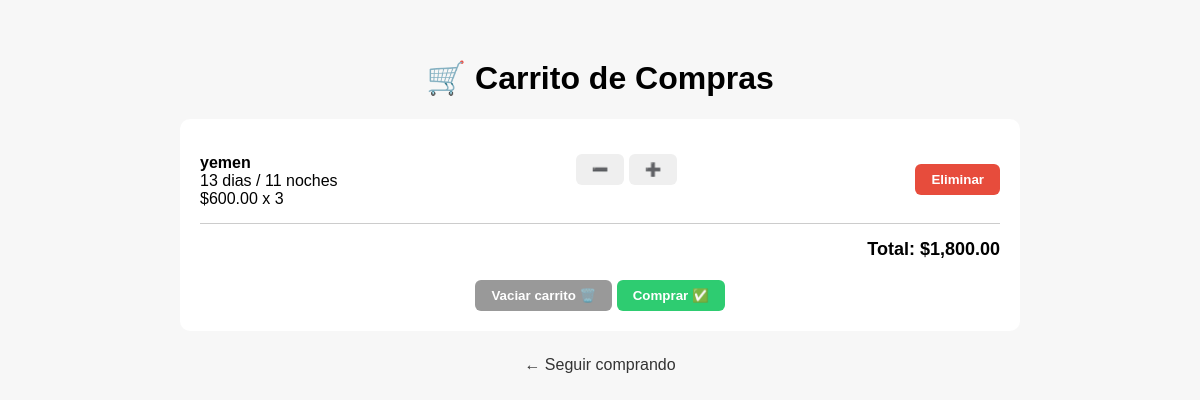
The app's page /carrito.php (signed in) with its own data.
### tables this page shows
CREATE TABLE `detalle_carrito` (
  `id` int(11) NOT NULL,
  `id_carrito` int(11) NOT NULL,
  `id_producto` int(11) NOT NULL,
  `tipo_producto` enum('vuelo','alojamiento','paquete','auto') NOT NULL,
  `cantidad` int(11) NOT NULL DEFAULT 1,
  `precio_unitario` decimal(10,2) NOT NULL
);

CREATE TABLE `pasaje` (
  `id` int(10) NOT NULL,
  `nombre` varchar(100) DEFAULT NULL,
  `lugar_de_salida` varchar(100) DEFAULT NULL,
  `lugar_de_llegada` varchar(100) DEFAULT NULL,
  `imagen` varchar(255) DEFAULT NULL,
  `fecha_ida` date DEFAULT NULL,
  `fecha_vuelta` date DEFAULT NULL,
  `metodo_de_transporte` enum('avion','colectivo') DEFAULT NULL,
  `paquete` enum('individual','grupo','familia') DEFAULT NULL,
  `PRECIO` decimal(10,2) DEFAULT NULL,
  `duracion` varchar(255) DEFAULT NULL,
  `calificacion` float DEFAULT NULL,
  `estrellas` int(11) DEFAULT NULL
);

### carrito.php (the view, shortened to what this page needs)
<?php
include 'conexion.php';
$id_usuario_logueado = null;
if (isset($_SESSION['usuario'])) {
    $nombre_usuario = $_SESSION['usuario'];
    $consulta_usuario = "SELECT id FROM usuarios WHERE usuario = '$nombre_usuario' LIMIT 1";
    $resultado_usuario = mysqli_query($conexion, $consulta_usuario);
    if ($fila = mysqli_fetch_assoc($resultado_usuario)) {
        $id_usuario_logueado = $fila['id'];
    }
}
$id_usuario = $id_usuario_logueado;
$productos = [];
$total = 0;
if ($id_usuario) {
    $consulta_carrito_activo = "SELECT c.id FROM carrito c WHERE c.id_usuario = $id_usuario AND c.estado = 'activo' LIMIT 1";
    $resultado_carrito_activo = mysqli_query($conexion, $consulta_carrito_activo);
    if (mysqli_num_rows($resultado_carrito_activo) > 0) {
        $id_carrito = mysqli_fetch_assoc($resultado_carrito_activo)['id'];
        $sql_productos = "SELECT dc.id_producto, dc.cantidad, dc.precio_unitario, dc.tipo_producto, p.*, v.* FROM detalle_carrito dc LEFT JOIN productos p ON (dc.tipo_producto = 'producto' AND dc.id_producto = p.id) LEFT JOIN pasaje v ON (dc.tipo_producto = 'vuelo' AND dc.id_producto = v.id) WHERE dc.id_carrito = $id_carrito";
        $resultado_productos = mysqli_query($conexion, $sql_productos);
        $productos = mysqli_fetch_all($resultado_productos, MYSQLI_ASSOC);
        foreach ($productos as $item) {
            $total += $item['precio_unitario'] * $item['cantidad'];
        }
    }
}
?>
<!DOCTYPE html>
<html lang="es">
<head>
    <link rel="stylesheet" href="style.css">
</head>
<body>
<h1 style="text-align:center;">🛒 Carrito de Compras</h1>
<div class="carrito-container">
    <?php if (empty($productos)): ?>
        <p style="text-align:center;">No hay productos en el carrito.</p>
    <?php else: ?>
        <?php foreach ($productos as $item): ?>
            <div class="producto-item">
                <div>
                    <strong>
                        <?php
                        echo $item['tipo_producto'] === 'vuelo'
                            ? ($item['lugar_de_llegada'] ?? 'Vuelo')
                            : ($item['nombre'] ?? 'Producto');
                        ?>
                    </strong><br>
                    <?= $item['duracion'] ?? ''; ?><br>
                    $<?= number_format($item['precio_unitario'], 2); ?> x <?= $item['cantidad']; ?>
                </div>
                <form method="post" style="display:inline;">
                    <button class="btn" name="accion" value="restar">➖</button>
                    <button class="btn" name="accion" value="sumar">➕</button>
                </form>
                <form method="post" style="display:inline;">
                    <button class="btn btn-eliminar">Eliminar</button>
                </form>
            </div>
        <?php endforeach; ?>
        <div class="total">Total: $<?= number_format($total, 2); ?></div>
        <div class="acciones">
            <form method="post" style="display:inline;">
                <button class="btn btn-vaciar">Vaciar carrito 🗑️</button>
            </form>
        <form method="post" style="display:inline;">
                <button class="btn" style="background-color:#2ecc71; color:white;">Comprar ✅</button>
        </form>
        </div>
    <?php endif; ?>
</div>
<a href="vuelos.php" class="volver">← Seguir comprando</a>
</body>
</html>

### style.css (style rules this page uses)
body { background-color: yellow; }
.btn-eliminar { margin-top: 10px; padding: 6px 12px; background-color: #dc3545; color: white; border: none; border-radius: 6px; cursor: pointer; font-weight: bold; transition: background-color 0.3s ease; }
body { font-family: Arial; background: #f7f7f7; padding: 30px; }
.carrito-container { background: white; padding: 20px; border-radius: 10px; max-width: 800px; margin: auto; }
.producto-item { display: flex; justify-content: space-between; border-bottom: 1px solid #ccc; padding: 15px 0; }
.acciones { text-align: center; margin-top: 20px; }
.btn { padding: 8px 16px; border: none; border-radius: 6px; font-weight: bold; cursor: pointer; }
.btn-eliminar { background-color: #e74c3c; color: white; }
.btn-vaciar { background-color: #999; color: white; }
.total { font-size: 18px; font-weight: bold; text-align: right; margin-top: 15px; }
.volver { display: block; margin-top: 25px; text-align: center; color: #333; text-decoration: none; }

### carrito.php (style rules this page uses)
body { font-family: Arial; background: #f7f7f7; padding: 30px; }
.carrito-container { background: white; padding: 20px; border-radius: 10px; max-width: 800px; margin: auto; }
.producto-item { display: flex; justify-content: space-between; border-bottom: 1px solid #ccc; padding: 15px 0; }
.acciones { text-align: center; margin-top: 20px; }
.btn { padding: 8px 16px; border: none; border-radius: 6px; font-weight: bold; cursor: pointer; }
.btn-eliminar { background-color: #e74c3c; color: white; }
.btn-vaciar { background-color: #999; color: white; }
.total { font-size: 18px; font-weight: bold; text-align: right; margin-top: 15px; }
.volver { display: block; margin-top: 25px; text-align: center; color: #333; text-decoration: none; }

### records on screen
detalle_carrito: pasaje.lugar_de_llegada "yemen", pasaje.duracion "13 dias / 11 noches", precio_unitario "600.00", cantidad "3"

### other values on screen
$total "1,800.00"
